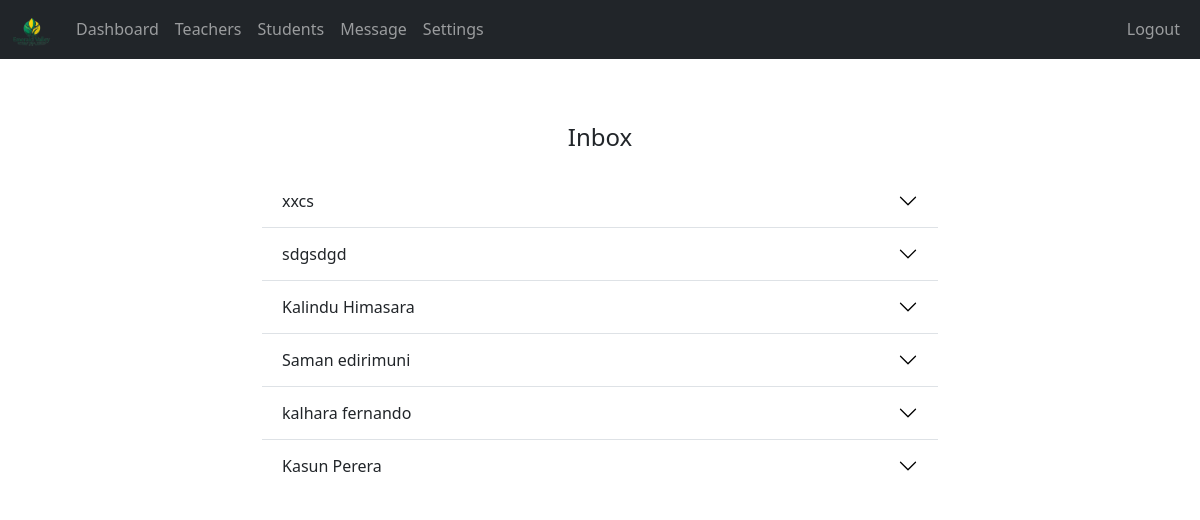
/admin/message.php (signed in), run on the app's committed database.
### tables this page shows
CREATE TABLE `message` (
  `message_id` int(11) NOT NULL,
  `sender_full_name` varchar(100) NOT NULL,
  `sender_email` varchar(255) NOT NULL,
  `message` text NOT NULL,
  `date_time` datetime NOT NULL DEFAULT current_timestamp()
);

### admin/data/message.php (called while the page is built)
<?php
function getAllMessages($conn){
   $sql = "SELECT * FROM message ORDER BY message_id DESC";
   $stmt = $conn->prepare($sql);
   $stmt->execute();
   if ($stmt->rowCount() >= 1) {
     $messages = $stmt->fetchAll();
     return $messages;
   }else {
    return 0;
   }
}

### admin/message.php (the view, shortened to what this page needs)
<?php
if (isset($_SESSION['admin_id']) &&
    isset($_SESSION['role'])) {
    if ($_SESSION['role'] == 'Admin') {
       include "../DB_connection.php";
       include "data/message.php";
       $messages = getAllMessages($conn);
 ?>
<!DOCTYPE html>
<html lang="en">
<head>
	<link rel="stylesheet" href="https://cdn.jsdelivr.net/npm/bootstrap@5.2.0/dist/css/bootstrap.min.css">
	<link rel="stylesheet" href="../css/style.css">
  <link rel="stylesheet" href="https://cdnjs.cloudflare.com/ajax/libs/font-awesome/4.7.0/css/font-awesome.min.css">
</head>
<body>
    <?php
        include "inc/navbar.php";
        if ($messages != 0) {
     ?>
     <div class="container mt-5" style="width: 90%; max-width: 700px;">
        <h4 class="text-center p-3">Inbox</h4>
        <div class="accordion accordion-flush" id="accordionFlushExample_<?=$message['message_id']?>">
          <?php foreach ($messages as $message) { ?>
          <div class="accordion-item">
            <h2 class="accordion-header" id="flush-heading_<?=$message['message_id']?>">
              <button class="accordion-button collapsed" type="button" data-bs-toggle="collapse" data-bs-target="#flush-collapse_<?=$message['message_id']?>" aria-expanded="false" aria-controls="flush-collapse_<?=$message['message_id']?>">
                <?=$message['sender_full_name']?>
              </button>
            </h2>
          </div>
          <?php } ?>
        </div>
         <?php } ?>
     </div>
</body>
</html>
<?php
  }else {
    header("Location: ../login.php");
    exit;
  }
}else {
	header("Location: ../login.php");
	exit;
}
?>

### data on the page
message: sender_full_name "xxcs"
message: sender_full_name "sdgsdgd"
message: sender_full_name "Kalindu Himasara"
message: sender_full_name "Saman edirimuni"
message: sender_full_name "kalhara fernando"
message: sender_full_name "Kasun Perera"
